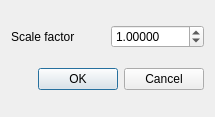
<?xml version="1.0" encoding="UTF-8"?>
<ui version="4.0">
 <class>Dialog</class>
 <widget class="QDialog" name="Dialog">
  <property name="geometry">
   <rect>
    <x>0</x>
    <y>0</y>
    <width>215</width>
    <height>117</height>
   </rect>
  </property>
  <property name="windowTitle">
   <string>Dialog</string>
  </property>
  <layout class="QGridLayout" name="gridLayout">
   <item row="0" column="0">
    <widget class="QLabel" name="label">
     <property name="text">
      <string>Scale factor</string>
     </property>
    </widget>
   </item>
   <item row="0" column="1">
    <widget class="QDoubleSpinBox" name="scaleFactor">
     <property name="decimals">
      <number>5</number>
     </property>
     <property name="minimum">
      <double>0.010000000000000</double>
     </property>
     <property name="maximum">
      <double>10.000000000000000</double>
     </property>
     <property name="singleStep">
      <double>0.100000000000000</double>
     </property>
     <property name="value">
      <double>1.000000000000000</double>
     </property>
    </widget>
   </item>
   <item row="1" column="0" colspan="2">
    <widget class="QDialogButtonBox" name="buttonBox">
     <property name="orientation">
      <enum>Qt::Horizontal</enum>
     </property>
     <property name="standardButtons">
      <set>QDialogButtonBox::Cancel|QDialogButtonBox::Ok</set>
     </property>
    </widget>
   </item>
  </layout>
 </widget>
 <resources/>
 <connections>
  <connection>
   <sender>buttonBox</sender>
   <signal>accepted()</signal>
   <receiver>Dialog</receiver>
   <slot>accept()</slot>
   <hints>
    <hint type="sourcelabel">
     <x>248</x>
     <y>254</y>
    </hint>
    <hint type="destinationlabel">
     <x>157</x>
     <y>274</y>
    </hint>
   </hints>
  </connection>
  <connection>
   <sender>buttonBox</sender>
   <signal>rejected()</signal>
   <receiver>Dialog</receiver>
   <slot>reject()</slot>
   <hints>
    <hint type="sourcelabel">
     <x>316</x>
     <y>260</y>
    </hint>
    <hint type="destinationlabel">
     <x>286</x>
     <y>274</y>
    </hint>
   </hints>
  </connection>
 </connections>
</ui>
